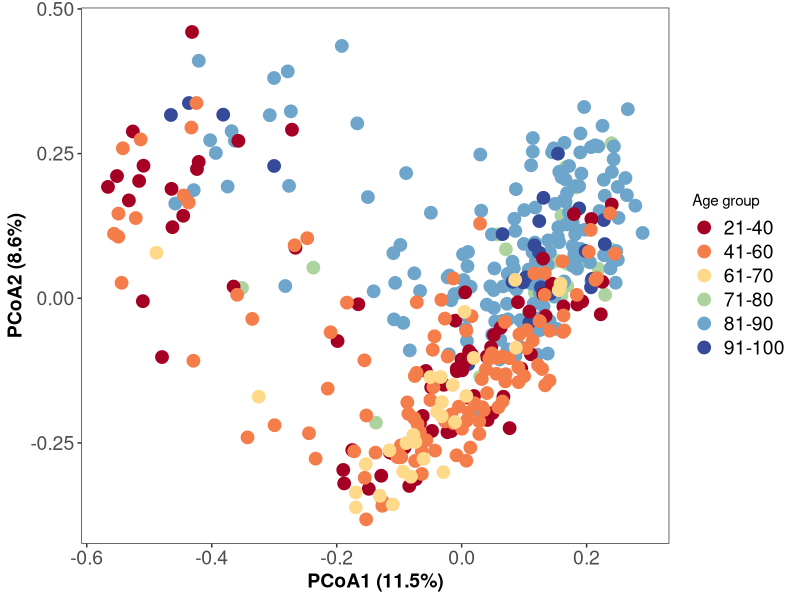

The R script that drew this image:
library(ggplot2)
library(vegan)
metadata = read.table(
  "../data/PcoA_metadata.txt",
  header = T,
  stringsAsFactors = F,
  sep = '\t',
  row.names = 1
)
mydata = read.table(
  "../data/filtered_taxa.txt",
  header = T,
  stringsAsFactors = F,
  sep = '\t',
  row.names = 1
)
meta_merged <-
  data.frame(metadata$LibraryID, metadata$group, metadata$Position)
rownames(meta_merged) <- meta_merged$metadata.LibraryID
distmetric <- vegdist(t(mydata), method = "bray")
cmds <- cmdscale(distmetric, k = 3, eig = TRUE)
eigen <- cmds$eig / sum(cmds$eig) * 100
cmdvals <- as.data.frame(cmds$points)
dat_merged_all <- data.frame(cmdvals, meta_merged)

s2 <- ggplot(dat_merged_all,
             aes(x = V1,
                 y = V2)) +
  geom_point(
    data = subset(dat_merged_all, metadata.group == '2Elderly'),
    aes(color = metadata.Position),
    size = 4,
  ) + geom_point(
    data = subset(dat_merged_all,
                  metadata.group == '1Young'),
    aes(color = metadata.Position),
    size = 4,
  ) +
  scale_colour_manual(values = c(
    "#a50023",
    "#f47d4a",
    "#fed98a",
    "#add39f",
    '#6da5cb',
    "#354a99"
  )) +
  labs(
    x = paste0('PCoA1 (', round(eigen[1], 1), '%)'),
    y = paste0('PCoA2 (', round(eigen[2], 1), '%)'),
    shape = 'Age in decades',
    colour = 'Age group'
  ) +
  theme_bw() +
  theme(
    legend.background = element_blank(),
    legend.key = element_blank(),
    legend.text = element_text(size = 14),
    panel.grid.major = element_blank(),
    panel.grid.minor = element_blank(),
    axis.title       = element_text(face = "bold", size = 14),
    axis.text.x = element_text(size = 14),
    axis.text.y = element_text(size = 14)
  )
print(s2)